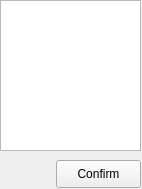
<?xml version="1.0" encoding="UTF-8"?>
<ui version="4.0">
 <class>CandidateListWindow</class>
 <widget class="QWidget" name="CandidateListWindow">
  <property name="geometry">
   <rect>
    <x>0</x>
    <y>0</y>
    <width>142</width>
    <height>189</height>
   </rect>
  </property>
  <property name="minimumSize">
   <size>
    <width>142</width>
    <height>189</height>
   </size>
  </property>
  <property name="maximumSize">
   <size>
    <width>142</width>
    <height>189</height>
   </size>
  </property>
  <property name="windowTitle">
   <string>Form</string>
  </property>
  <widget class="QListWidget" name="listWidget">
   <property name="geometry">
    <rect>
     <x>0</x>
     <y>0</y>
     <width>141</width>
     <height>151</height>
    </rect>
   </property>
  </widget>
  <widget class="QPushButton" name="pushButtonConfirm">
   <property name="geometry">
    <rect>
     <x>56</x>
     <y>160</y>
     <width>85</width>
     <height>28</height>
    </rect>
   </property>
   <property name="text">
    <string>Confirm</string>
   </property>
  </widget>
 </widget>
 <resources/>
 <connections/>
</ui>
